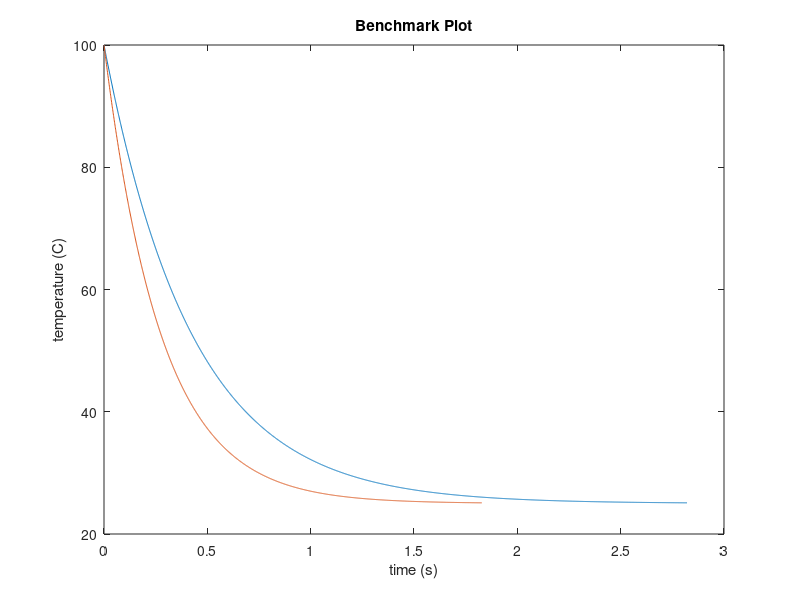

This chart was generated by the following MATLAB code:
fid = fopen('benchmark_plot_60-40.txt', 'r');

formatSpec = '%f';
s = [2 Inf];

array = fscanf(fid, formatSpec, s);
length = max(size(array));

for i = 1 : length
    time1(i) = array(1, i);
    temp1(i) = array(2, i);
end 

plot(time1, temp1);
xlabel('time (s)');
ylabel('temperature (C)');
title('Benchmark Plot');
hold on

fid = fopen('benchmark_plot_50-50.txt', 'r');

formatSpec = '%f';
s = [2 Inf];

array = fscanf(fid, formatSpec, s);
length = max(size(array));

for i = 1 : length
    time2(i) = array(1, i);
    temp2(i) = array(2, i);
end 

plot(time2, temp2);
hold off
